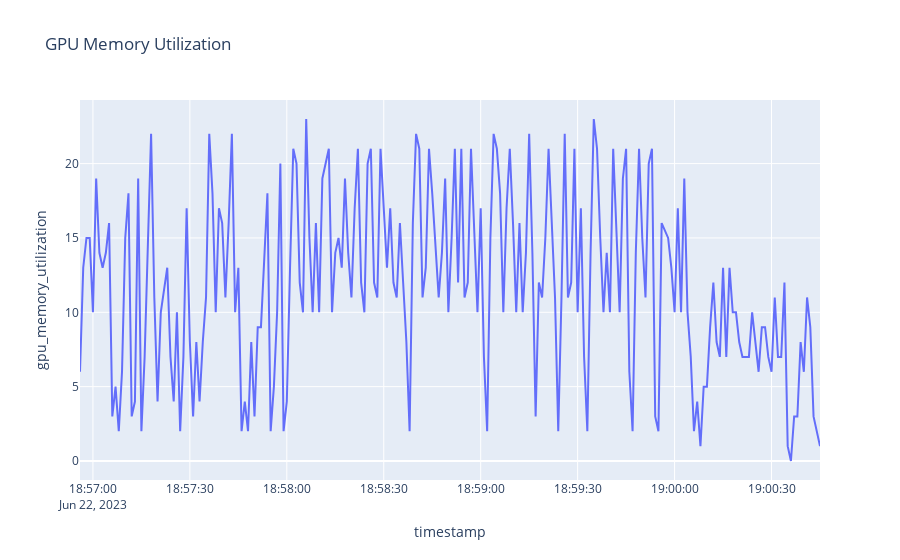

The notebook cell this image was saved under:
### Code cell
#do the same for gpu_memory_utilization
fig = px.line(df1, x='timestamp', y='gpu_memory_utilization', title='GPU Memory Utilization')
fig.show()

### Figure 1 — Plotly figure (JSON) as saved in the notebook; plotly's stock layout.template omitted (floating-point values rounded to 4 significant figures; data arrays with more than 128 entries replaced by an {"elided": "..."} marker saying what was removed)
{"data": [{"hovertemplate": "timestamp=%{x}<br>gpu_memory_utilization=%{y}<extra></extra>", "legendgroup": "", "line": {"color": "#636efa", "dash": "solid"}, "marker": {"symbol": "circle"}, "mode": "lines", "name": "", "orientation": "v", "showlegend": false, "type": "scatter", "x": {"elided": "224 str values"}, "xaxis": "x", "y": {"elided": "224 int values"}, "yaxis": "y"}], "layout": {"legend": {"tracegroupgap": 0}, "title": {"text": "GPU Memory Utilization"}, "xaxis": {"anchor": "y", "domain": [0, 1], "title": {"text": "timestamp"}}, "yaxis": {"anchor": "x", "domain": [0, 1], "title": {"text": "gpu_memory_utilization"}}}}
